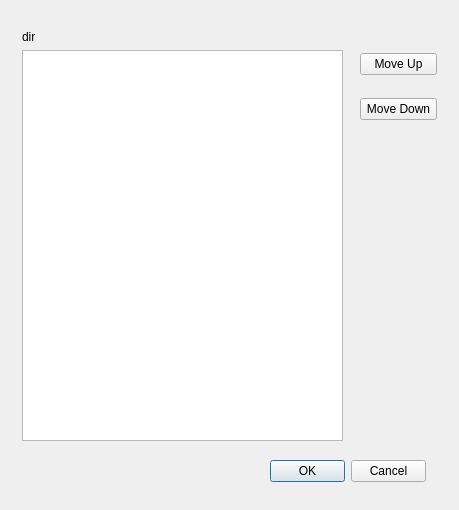
<?xml version="1.0" encoding="UTF-8"?>
<ui version="4.0">
 <class>SortSubDirsDialog</class>
 <widget class="QDialog" name="SortSubDirsDialog">
  <property name="geometry">
   <rect>
    <x>0</x>
    <y>0</y>
    <width>459</width>
    <height>510</height>
   </rect>
  </property>
  <property name="windowTitle">
   <string>Data Import</string>
  </property>
  <widget class="QDialogButtonBox" name="buttonBox">
   <property name="geometry">
    <rect>
     <x>270</x>
     <y>460</y>
     <width>156</width>
     <height>23</height>
    </rect>
   </property>
   <property name="standardButtons">
    <set>QDialogButtonBox::Cancel|QDialogButtonBox::Ok</set>
   </property>
  </widget>
  <widget class="QWidget" name="layoutWidget">
   <property name="geometry">
    <rect>
     <x>360</x>
     <y>36</y>
     <width>77</width>
     <height>101</height>
    </rect>
   </property>
   <layout class="QVBoxLayout" name="verticalLayout">
    <item>
     <widget class="QPushButton" name="moveUpBtn">
      <property name="text">
       <string>Move Up</string>
      </property>
     </widget>
    </item>
    <item>
     <widget class="QPushButton" name="moveDownBtn">
      <property name="text">
       <string>Move Down</string>
      </property>
     </widget>
    </item>
   </layout>
  </widget>
  <widget class="QWidget" name="layoutWidget">
   <property name="geometry">
    <rect>
     <x>22</x>
     <y>30</y>
     <width>321</width>
     <height>411</height>
    </rect>
   </property>
   <layout class="QVBoxLayout" name="verticalLayout_2">
    <item>
     <widget class="QLabel" name="dirlabel">
      <property name="text">
       <string>dir</string>
      </property>
     </widget>
    </item>
    <item>
     <widget class="QTableWidget" name="tableWidget"/>
    </item>
   </layout>
  </widget>
 </widget>
 <resources/>
 <connections/>
</ui>
